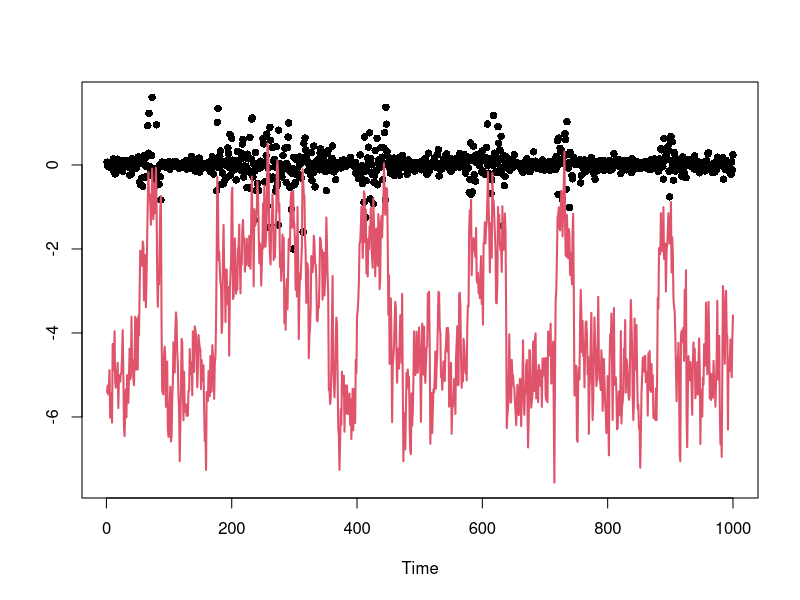
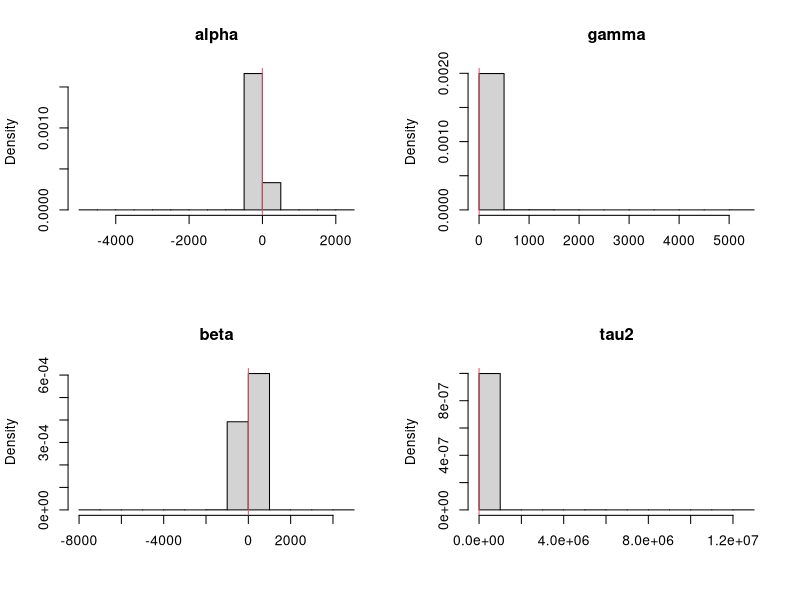
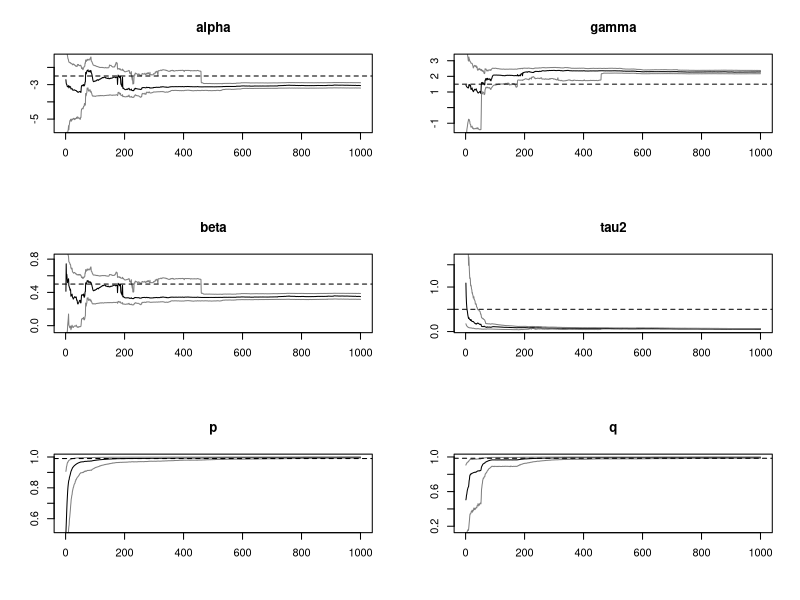

Generate these figures, in order, with R:
library(msm)
PL = function(y,alphas,betas,tau2s,ps,qs,xs,zs){
  n      = length(y)
  N      = length(xs)
  quants = array(0,c(n,7,3))
  
  
  
#   zz = matrix(zs,n,N)
  s  = matrix(0,N,15)
  # matrix Binv looks like
  # | s1   s2    s3 |
  # | s2   s4    s5 |
  # | s3   s5    s6 |
  
  s[,1] = 1/B0[1]
  s[,2] = 0
  s[,3] = 0
  s[,4] = 1/B0[2]
  s[,5] = 0
  s[,6] = 1/B0[2]
  s[,7] = s[,1]*b0[1]+s[,2]*b0[2]+s[,3]*b0[3]
  s[,8] = s[,2]*b0[1]+s[,4]*b0[2]+s[,5]*b0[3]
  s[,9] = s[,3]*b0[1]+s[,5]*b0[2]+s[,6]*b0[3]
  s[,10] = c0
  s[,11] = d0
  s[,12] = 1
  s[,13] = 1
  s[,14] = 1
  s[,15] = 1
  
  blk.A = s[,4]*s[,6] - s[,5]^2
  blk.B = -(s[,2]*s[,6]-s[,3]*s[,5])
  blk.C = s[,2]*s[,5]-s[,3]*s[,5]
#   blk.D = blk.B
  blk.E = s[,1]*s[,6]-s[,3]^2
  blk.F = -(s[,3]*s[,5]-s[,2]*s[,3])
#   blk.G = blk.C
#   blk.H = blk.F
  blk.I  = s[,1]*s[,4]-s[,2]^2

  m    = s[,1]*blk.A + s[,2] * blk.B + s[,3] * blk.C
  b1   = (s[,7]*blk.A + s[,8] * blk.B + s[,9] * blk.C)/m
  b2   = (s[,7]*blk.B + s[,8] * blk.E + s[,9] * blk.F)/m
  b3   = (s[,7]*blk.C + s[,8] * blk.F + s[,9] * blk.I)/m
  

  for (t in 1:n){
#     zs = zz[t,]
    # Resampling
    mus    = alphas+gammas*zs+betas*xs
    stdevs = exp(mus/2)
    stdevs1 = exp((alphas+betas*xs)/2)
    weight = dnorm(y[t],0,stdevs)*(qs+(1-zs)*(1-qs)) + dnorm(y[t],0,stdevs1)*((1-zs)*ps+zs*(1-ps))
#     print(weight)
    k      = sample(1:N,size=N,replace=T,prob=weight)
    alphas = alphas[k]
    betas  = betas[k]
    tau2s  = tau2s[k]
    ps = ps[k]
    qs = qs[k]
    
    mus    = mus[k]
    xs1    = xs[k]
    zs1    = zs[k]
    sig2s = exp(xs1/2)
    # Propagating
    vars   = 1/(1/sig2s+1/tau2s)
    sds    = sqrt(vars)
    means  = mus + vars*(y[t]/sig2s)
    zero.index = zs1 == 0
    one.index = zs1 == 1
    ll = sum(zero.index)
    #     zs = zz[t+1,]
    zs[zero.index]     = rbinom(ll,1,1-ps[zero.index])
    zs[one.index]      = rbinom(N-ll,1,qs[one.index])
    mus    = alphas+gammas*zs+betas*xs1
    xs     = rnorm(N,means,sds)

#     print(zs)
#     print(qs)
#     print(ps)
    so     = s[k,]
#     print(s[,12:15])
#     print(so[,12:15])
#     print(k)
#     scan(n=1)
    b1o  = b1[k]
    b2o  = b2[k] 
    b3o  = b3[k]
    # Updating sufficient stats
    s[,1]  = so[,1] + 1
    s[,2]  = so[,2] + zs1
    s[,3]  = so[,3] + xs1
    s[,4]  = so[,4] + zs1^2
    s[,5]  = so[,5] + zs1*xs1
    s[,6]  = so[,6] + xs1^2
    s[,7]  = so[,7] + xs
    s[,8]  = so[,8] + xs*zs1
    s[,9]  = so[,9] + xs*xs1
    s[,10]  = so[,10] + 1
    
    s[zero.index,12] = so[zero.index,12]+zs1[zero.index]-zs[zero.index]+1
    s[zero.index,13] = so[zero.index,13]+zs[zero.index]
    s[one.index,14] = so[one.index,14]+zs1[one.index]-zs[one.index]
    s[one.index,15] = so[one.index,15]+zs[one.index]-zs1[one.index]+1
#     
#     print(s[,12:15])
#     print(zs1)
#     print(zs)
#     print(zs1[zero.index]-zs[zero.index]+1)
#     print(zs[zero.index])
#     print(zs1[one.index]-zs[one.index])
#     print(zs[one.index]-zs1[one.index]+1)
#     scan(n=1)
    blk.A = s[,4]*s[,6] - s[,5]^2
    blk.B = -(s[,2]*s[,6]-s[,3]*s[,5])
    blk.C = s[,2]*s[,5]-s[,3]*s[,4]
    #   blk.D = blk.B
    blk.E = s[,1]*s[,6]-s[,3]^2
    blk.F = -(s[,1]*s[,5]-s[,2]*s[,3])
    #   blk.G = blk.C
    #   blk.H = blk.F
    blk.I  = s[,1]*s[,4]-s[,2]^2
    
    
#     ti = scan(n=1)
#     print(s[ti,])
    
    
    # determinant of Binv matrix
    m    = s[,1]*blk.A + s[,2] * blk.B + s[,3] * blk.C
    
#     AA = matrix(c(s[ti,1],s[ti,2],s[ti,3],s[ti,2],s[ti,4],s[ti,5],s[ti,3],s[ti,5],s[ti,6]),3,3)
#     
#     print(solve(AA))
#     print(AA)
#     print(matrix(c(blk.A[ti],blk.B[ti],blk.C[ti], blk.B[ti],blk.E[ti], blk.F[ti], blk.C[ti], blk.F[ti], blk.I[ti]),3,3)/m[ti])
#      print(c(blk.A[1]/m[1],blk.B[1]/m[1],blk.C[1]/m[1]))
#      print(solve(AA))
    # b_{t} =  inv(Binv_{t}) x (Binv_{t-1} * b_{t-1})     
    b1   = (s[,7]*blk.A + s[,8] * blk.B + s[,9] * blk.C)/m
    b2   = (s[,7]*blk.B + s[,8] * blk.E + s[,9] * blk.F)/m
    b3   = (s[,7]*blk.C + s[,8] * blk.F + s[,9] * blk.I)/m
#

#     print('b2')
#     print((s[,7]*blk.B)[ti])
# print((blk.F)[ti])
# print((s[,9])[ti])
#     print(m[ti])
#     print(b2[ti])
#     F.new = rbind(1,zs1[ti],xs1[ti])
#     C.old = diag(B0,3)
#     Q = 1
#     print(zs1[ti])
#     D1 = t(F.new) %*% C.old%*% F.new + Q 
#       
#       
#       #       C0 = diag(B0,2)
#       #       print( C0 %*%F.new[,j]  %*% solve(D1) %*% (xs[1]-t(F.new[,j])%*%b0))
#       CF = C.old %*% F.new
# #       
#       D.new = t(F.new)  %*% CF +Q
#       D.inv = solve(D.new)
# #       print(D.inv)
#     
#       m.old = b0
# #       print(D.new)
# #       print(CF %*% D.inv %*% (xs[j]-t(F.new[,j]) %*% m.old[j,]))
# #       m.old = m.old + CF %*% D.inv %*% (xs[1]-t(F.new) %*% m.old)
# #     print(D.inv %*% (xs[3]-t(F.new) %*% m.old))
#     
#       C.old = C.old - CF %*% D.inv  %*% t(F.new) %*% C.old
#       d0 = d0 + t(xs[ti]-t(F.new)%*% m.old)%*% D.inv %*% (xs[ti]-t(F.new) %*% m.old)
#     m.old = m.old + CF %*% D.inv %*% (xs[ti]-t(F.new) %*% m.old)
#     print(C.old)
#     print(chol(C.old))
#     print(m.old)
#     print(c(b1[ti],b2[ti],b3[ti]))
#     print(F.new)
#     print(m.old)
#     print(c(b1o[3],b2o[3],b3o[3]))
#     print(c(zs1[3],xs1[3]))
#     print(((xs-b1-b2*zs1-b3*xs1)*xs+(b1o-b1)*so[,7]+(b2o-b2)*so[,8]+(b3o-b3)*so[,9])[3])
#       print(m.old)
#     print(c(b1[1],b2[1],b3[1]))
#     scan(n=1)
#     
    #print(xs)
    s[,11]  = so[,11] + (xs-b1-b2*zs1-b3*xs1)*xs + (b1o-b1)*so[,7]+(b2o-b2)*so[,8]+(b3o-b3)*so[,9]
#     print(s[,11])
    tau2s  = 1/rgamma(N,s[,10]/2,s[,11]/2)
    std    = sqrt(tau2s/m)
    
    norm   = cbind(rnorm(N,0,std),rnorm(N,0,std),rnorm(N,0,std))
    
    # cholesky decomposition of B, thus inv(Binv)
    
    L11 = sqrt(blk.A)
#     print(L11[ti])
    L21 = blk.B/L11
#     print(L21[ti])
    L31 = blk.C/L11
#     print(L31[ti])
    
    L22 = sqrt(blk.E - L21^2)
#     print(L22[ti])
    L32 = (blk.F-L31*L21)/L22
#     print(L32[ti])
    L33 = sqrt(blk.I - L31^2 - L32^2)
#     print(L33[ti]))
    
    alphas = b1 + L11*norm[,1]
    gammas = b2 + L21*norm[,1]+L22*norm[,2]
#     gamma.mean = b2[b2>0]
    
#     gammas = rtnorm(N,mean=b2,lower=0)
    betas  = b3 + L31*norm[,1] + L32 * norm[,2] + L33 * norm[,3]
    
#     gamma.mean = b2 - 1/s[,4]*(s[,2]*(alphas-b1)+s[,5]*(betas-b3))
#     gammas = rnorm(N,gamma.mean,sd = sqrt(tau2s/s[,4]))
    
    ps = rbeta(N,s[,12]+1,s[,13]+1)
    qs = rbeta(N,s[,15]+1,s[,14]+1)
    # Storing quantiles
    quants[t,1,] = quantile(alphas,c(0.025,0.5,0.975))
    quants[t,2,] = quantile(gammas,c(0.025,0.5,0.975))
    quants[t,3,] = quantile(betas,c(0.025,0.5,0.975))  
    quants[t,4,] = quantile(tau2s,c(0.025,0.5,0.975))  
    quants[t,5,] = quantile(ps,c(0.025,0.5,0.975))  
    quants[t,6,] = quantile(qs,c(0.025,0.5,0.975))  
    quants[t,7,] = quantile(zs,c(0.025,0.5,0.975))
    
  }
  
  return(quants)
}

# Simulated data
set.seed(98765)
n     =  1000
alpha =  -2.5
gamma = 1.5
beta  =  0.5
tau2  =  .5
sig2  =  1.0
tau   = sqrt(tau2)
p0 = .99
q0 = .985

x     = rep(alpha/(1-beta),n+1)
S = rep(0,n+1)
true  = c(alpha,gamma,beta,tau2,p0,q0)
names = c("alpha","gamma","beta","tau2","p","q")


for (t in 2:(n+1))
  {
  if (S[t-1] == 0)
    S[t] = rbinom(1,1,1-p0)
  if (S[t-1] == 1)
    S[t] = rbinom(1,1,q0)

  x[t] = alpha+gamma*S[t]+beta*x[t-1]+tau*rnorm(1)}
x = x[2:(n+1)]
y = rnorm(n,0,exp(x/2))
# print(S)
par(mfrow=c(1,1))
plot(y,ylim=range(x,y),xlab="Time",ylab="",main="",pch=16)
lines(x,col=2,lwd=2)

# Prior hyperparameters
# ---------------------
m0    = 0.0


C0 = 10
c0    = 1
d0    = 1
tau20 = tau2
b0    = c(alpha,gamma,beta)
B0    = c(1,1,1)/tau20
sC0   = sqrt(C0)
sB0   = sqrt(B0)

# ONE LONG PL FILTER
# ------------------
set.seed(246521)
N      = 10000
xs     = rnorm(N,m0,sC0)
zs = rbinom(N,1,.5)
tau2s  = 1/rgamma(N,c0/2,d0/2)
taus   = sqrt(tau2s)
alphas = rnorm(N,b0[1],taus*sB0[1])
gammas = rtnorm(N,b0[2],taus*sB0[2],lower=0)
betas  = rnorm(N,b0[3],taus*sB0[3])
ps  = rbeta(N,1,1)
qs = rbeta(N,1,1)
pars   = cbind(alphas,gammas,betas,tau2s,ps,qs)
par(mfrow=c(2,2))
for (i in 1:4){
  hist(pars[,i],prob=TRUE,xlab="",main=names[i])
  abline(v=true[i],col=2)
}
print(date())
plm    = PL(y,alphas,betas,tau2s,ps,qs,xs,zs)
print(date())
cols = c(grey(0.5),1,grey(0.5))
ind  = 10:n
n1   = length(ind)
par(mfrow=c(3,2))
for (i in 1:6){
  ts.plot(plm[,i,],xlab="",ylab="",main=names[i],col=cols,ylim=range(plm[ind,i,]))
  abline(h=true[i],lty=2)
}
# par(mfrow=c(1,1))
# ts.plot(plm[,7,2],xlab="",ylab="",main="states",col=1,ylim=c(-1,2),lwd=2)
# points(S[2:(n+1)],col='red',ylim=c(-1,2),lwd=1)


# Particle filters
# ----------------
# set.seed(246521)
# N    = 1000
# nsim = 100
# a    = 0.95
# qs   = array(0,c(nsim,n,4,3))
# for (s in 1:nsim){
#   print(s)
#   xs         = rnorm(N,m0,sC0)
#   tau2s      = 1/rgamma(N,c0/2,d0/2)
#   taus       = sqrt(tau2s)
#   alphas     = rnorm(N,b0[1],taus*sB0[1])
#   betas      = rnorm(N,b0[2],taus*sB0[2])
# #   qs[1,s,,,] = LW(y,alphas,betas,tau2s,sig2s,xs,a)
# #   qs[2,s,,,] = Storvik(y,alphas,betas,tau2s,sig2s,xs)
#   qs[s,,,] = PL(y,alphas,betas,tau2s,xs) 
# }
# 
# 
# 
# cols = c(grey(0.5),1,grey(0.5))
# ind  = 10:n
# n1   = length(ind)
# par(mfrow=c(2,2))
# for (i in 1:4){
#   ts.plot(qs[50,,i,],xlab="",ylab="",main=names[i],col=cols,ylim=range(plm[ind,i,]))
#   abline(h=true[i],lty=2)
# }
# 
# 
# # Mean square error
# quants = c("2.5th","50th","97.5th")
# filter = "PL"
# mse    = array(0,c(n1,4,3))
#   for (k in 1:3) 
#     for (i in 1:nsim) 
#       mse[,k,]=mse[,k,]+(qs[i,ind,k,]-plm[ind,k,])^2
# sq.mse = sqrt(mse/nsim)  
# 
# 
# cols = c(grey(0.75),grey(0.5),grey(0.75))
# #cols = c(3,2,5)
# par(mfrow=c(3,1))
# for (k in 1:3){
#   L = min(qs[,ind,k,])
#   U = max(qs[,ind,k,])
# 
#     plot(qs[1,,k,1],ylab=names[k],xlab="Time",main=filter,ylim=c(L,U),type="l",col=cols[1])
#     for (i in c(1,3,2)) for (j in 1:nsim) lines(qs[j,,k,i],col=cols[i])
#     for (i in c(1,3,2)) lines(plm[,k,i],lwd=1,col=1)  
#   
# }  
# 
# 
# 
# cols = c(grey(0.3),gray(0.5),grey(0.7))
# U    = c(0.275,0.175,0.45,1.25)
# par(mfrow=c(2,2))
# for (i in 1:3){
#   boxplot(sq.mse[1,,i,1],sq.mse[2,,i,1],sq.mse[3,,i,1],
#           sq.mse[1,,i,2],sq.mse[2,,i,2],sq.mse[3,,i,2],
#           sq.mse[1,,i,3],sq.mse[2,,i,3],sq.mse[3,,i,3],
#           outline=FALSE,ylab="Root MSE",xlab="Percentile",axes=FALSE,col=cols,ylim=c(0,U[i]))
#   axis(2);axis(1,at=c(2,5,8),lab=quants);box()
#   abline(v=3.5)
#   abline(v=6.5)
#   title(names[i])
# }
# #legend(0.5,1.2,legend=filters,col=cols,cex=1.25,lwd=c(4,4,4),lty=c(1,1,1),bty="n")
# 
# 





################ ETC
# 
# for (j in 1:N){
#   D1 = F.new[,j] %*% C.old[j,,]%*% F.new[,j] + Q 
#   
#   print(D1)
#   #       C0 = diag(B0,2)
#   #       print( C0 %*%F.new[,j]  %*% solve(D1) %*% (xs[1]-t(F.new[,j])%*%b0))
#   CF = C.old[j,,] %*% F.new[,j]
#   
#   D.new = t(F.new[,j])  %*% CF +Q
#   D.inv = solve(D.new)
#   print(D.new)
#   print(CF %*% D.inv %*% (xs[j]-t(F.new[,j]) %*% m.old[j,]))
#   m.old[j,] = m.old[j,] + CF %*% D.inv %*% (xs[j]-t(F.new[,j]) %*% m.old[j,])
#   C.old[j,,] = C.old[j,,] - CF %*% D.inv  %*% t(F.new[,j]) %*% C.old[j,,]
#   print(m.old[1,])
#   print(b1[1])
#   print(b2[1])
#   scan(n=1)
# }
